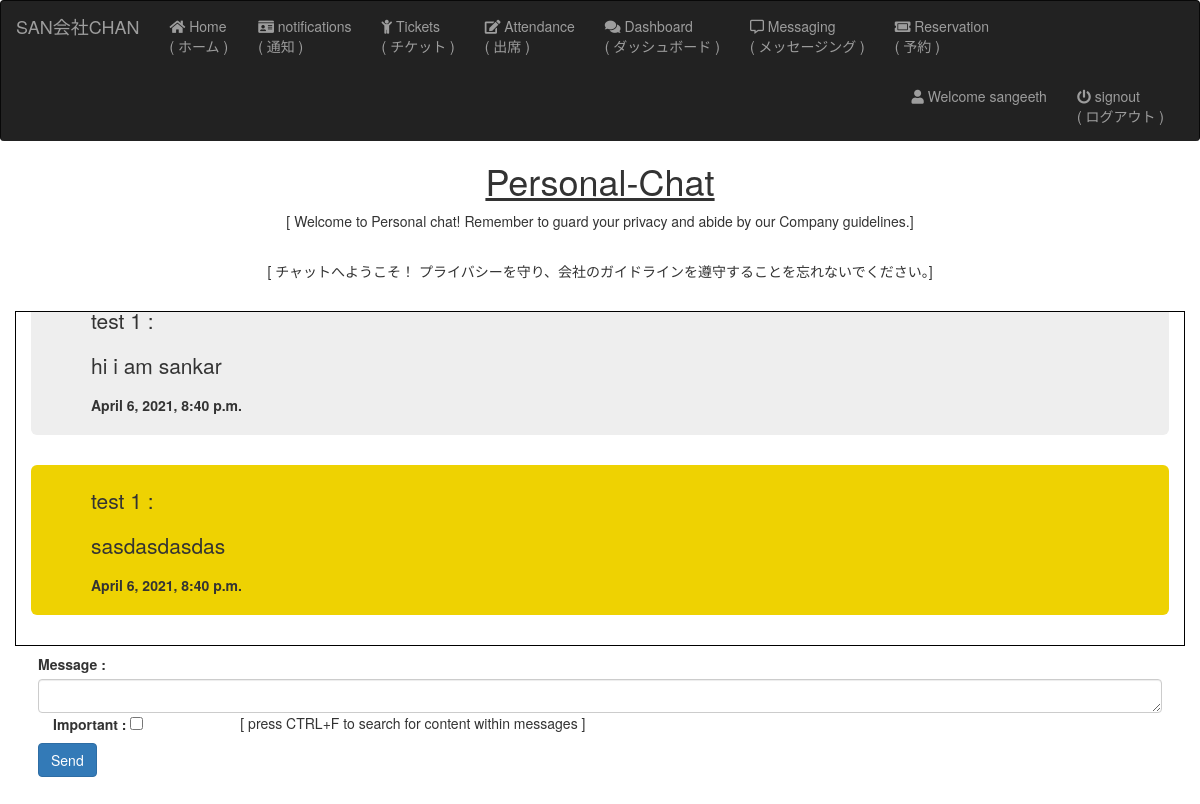
/message/chat/1 (signed in), run on the app's committed database.
### messaging/models.py (models this page shows, shortened)
class Messaging(models.Model):
    user = models.ForeignKey(User, on_delete=models.CASCADE, related_name= "emp_messaging")
    user_profile = models.ForeignKey(user_profile, on_delete=models.CASCADE , related_name= "user_profile_messaging")
    employee = models.ForeignKey(Employee, on_delete=models.CASCADE , related_name= "emp_messaging")
    message = models.TextField(max_length=300)
    sender = models.ForeignKey(Employee, on_delete=models.CASCADE , related_name= "emp_sender_messaging")
    reciever = models.ForeignKey(Employee, on_delete=models.CASCADE , related_name= "emp_reciever_messaging" , blank=True , null=True)
    created_at = models.DateTimeField(auto_now_add=True)
    important = models.BooleanField(blank = True, null=True)

### structure/models.py (models this page shows, shortened)
class Employee(models.Model):
    user_profile = models.ForeignKey(user_profile, on_delete=models.CASCADE, null=True, blank=True )
    emp_no = models.IntegerField( primary_key=True )
    birth_date = models.DateField()
    first_name = models.CharField(max_length=14 , help_text="Enter your First Name")
    last_name = models.CharField(max_length=16)
    gender = models.CharField(max_length=1)
    hire_date = models.DateField()
    address = models.TextField(max_length=100, blank = True, null=True, default="NAN")
    class Meta:
        verbose_name = ('employee')
        verbose_name_plural = ('employees')
    def __str__(self):
        return "{} {}".format(self.first_name, self.last_name)

### messaging/views.py (the view, shortened to what this page needs)
# urls.py: path('chat/<int:pk>', views.chat , name = "chat"),
def chat(request,pk):
    sender_msg = Messaging.objects.all().filter(reciever__user_profile__user=request.user , sender__emp_no = pk)
    reciever_msg = Messaging.objects.all().filter(sender__user_profile__user=request.user , reciever__emp_no = pk)
    curr_user = request.user
    curr_user_emp = Employee.objects.get(user_profile__email = curr_user.email)
    result_list = sorted(
    chain(sender_msg, reciever_msg),
    key=attrgetter('created_at') , reverse=True)
    context = {
        'curr_user' : curr_user ,
        'curr_user_employee' : curr_user_emp ,
        'msg_list' : result_list ,
        'pk_no' : pk ,
    }
    return render(request,'messaging/chat.html' , context )

### templates/messaging/chat.html (shortened to what this page needs)
<!DOCTYPE html>
{% extends "base.html" %}
{% load static %}
{% block body %}
<h1  style="text-align: center; padding:0px ;"> <u> Personal-Chat </u> </h1>
    <p style="text-align: center;  padding:0px ;">[ Welcome to Personal chat! Remember to guard your privacy and abide by our Company guidelines.]</p> <br>
    <p style="text-align: center;  padding:0px ;">[ チャットへようこそ！ プライバシーを守り、会社のガイドラインを遵守することを忘れないでください。]</p> <br>
    <div class="container msg-div" style="border: 1px solid black; ">
    {% for items in msg_list %}
            {% if items.sender == curr_user_employee %}
                {% if items.important == True %}
                    <div class="jumbotron chat-jumbotron-right" style= "background-color:#eed202;">
                            <p> <u> {{items.sender}}  </u> </p>
                            <p> {{items.message}} </p>
                            <b> {{items.created_at}} </b>
                    </div>
                {% else %}
                    <div class="jumbotron chat-jumbotron-right">
                        <p> <u> {{items.sender}}  </u> </p>
                        <p> {{items.message}} </p>
                        <b> {{items.created_at}} </b>
                    </div>
                {% endif %}
            {% else %}
                {% if items.important == True %}
                    <div class="jumbotron chat-jumbotron-left" style= "background-color:#eed202;" >
                        <p> {{items.sender}} : </p>
                        <p>{{items.message}}</p>
                        <b>{{items.created_at}}</b>
                    </div>
                {% else %}
                    <div class="jumbotron chat-jumbotron-left">
                        <p> {{items.sender}} : </p>
                        <p>{{items.message}}</p>
                        <b>{{items.created_at}}</b>
                    </div>
                {% endif %}
            {% endif %}
    {% endfor %}
</div>
<div class="container message-input-bottom" >
    <form name = "message_form" style="padding : 8px" method=POST>
        <div class="form-group">
            <label for="message"> Message : </label>
            <textarea class="form-control" name="message" rows="1" id="message_text" onkeyup='saveValue(this);' autofocus> </textarea>
            <div class="col-sm-12">
                <div class="row">
                    <div class="col-sm-2">
                        <label for="important"> Important : </label>
                        <input type="checkbox" name="important">
                    </div>
                    <div class="col-sm-9">
                        <p style="padding-left: 0px;">[ press CTRL+F to search for content within messages ]</p>
                    </div>
                </div>
            </div>
            <input type="button" class="btn btn-primary" id="btnsubmit" value="Send" onclick="submitForm()">
        </div>
    </form>
</div>
{% endblock %}

### templates/base.html (shortened to what this page needs)
<!DOCTYPE html>
{% load static %}
<html lang="en">
<head>
    <link rel="stylesheet" href="https://maxcdn.bootstrapcdn.com/bootstrap/3.3.7/css/bootstrap.min.css">
    <link rel="stylesheet" href="https://use.fontawesome.com/releases/v5.7.0/css/all.css">
    <link rel="stylesheet" href="{% static 'css/base.css' %}">
</head>
<body>
    <nav class="navbar navbar-inverse " style=" margin-bottom:0px ; border-bottom : 0px;">
        <div class="container-fluid">
            <div class="navbar-header">
                <a class="navbar-brand" href="/">SAN会社CHAN</a>
            </div>
            <ul class="nav navbar-nav">
                <li> <a href="/"> <i class="fa fa-home" aria-hidden="true"> </i>  Home<br>( ホーム )</a> </li>
                {% if user.is_authenticated %}
                <li><a href="{% url 'homepage:notifications' %}"> <i class="fa fa-id-card" aria-hidden="true"></i> notifications<br>( 通知 )</a></li>
                {% else %}
                    <li><a class="btn-disabled" href='/' disabled="disabled" onclick="myFunction()"> <i class="fa fa-id-card" aria-hidden="true"></i> notifications<br>( 通知 )</a></li>
                {% endif %}
                {% if user.is_authenticated %}
                    <li><a href=" {% url 'homepage:tickets' %}"> <i class="fa fa-child" aria-hidden="true"></i> Tickets<br>( チケット )</a></li>
                    <li><a href="{% url 'attendance:attendance' %}"> <i class="fas fa-edit" aria-hidden="true"></i> Attendance<br>( 出席 ) </a></li>
                    <li><a href="{% url 'dashboard:home' %}"> <i class="fas fa-comments" aria-hidden="true"></i> Dashboard<br>( ダッシュボード ) </a></li>
                    <li><a href="{% url 'messaging:home' %}"> <i class="far fa-comment-alt" aria-hidden="true"></i> Messaging<br>( メッセージング ) </a></li>
                    <li><a href="{% url 'reservation:home' %}"> <i class="fas fa-ticket-alt" color = "white" aria-hidden="true"></i> Reservation<br>( 予約 ) </a></li>
                {% endif %}
            </ul>
            {% if user.is_authenticated %}
            <ul class = "nav navbar-nav navbar-right">
                <li><a href=" {% url 'homepage:profile' %}"> <i class="fas fa-user" aria-hidden="true"></i> Welcome {{user.username}} </a></li>
                <li style="padding-right: 20px;"><a href="{% url 'registration:signout' %}"> <i class="fa fa-power-off" aria-hidden="true"></i> signout<br>( ログアウト ) </a></li>
            {% endif %}
        </div>
    </nav>
    <div class="container base-container" style=" padding:0px ;">
        {% block body %}
        {% endblock %}
    </div>
</body>
</html>

### static/css/base.css (style rules this page uses)
.chat-jumbotron-left { padding : 20px; margin-left: 0px; max-width: 100%; }
.msg-div { width: 100%; height: 335px; overflow: auto; text-align:justify; display: flex; flex-direction: column-reverse; }
.message-input-bottom { height:30px; margin: 0; clear: both; width:100%; position: relative; }

### data on the page
Messaging: sender "test 1", message "sasdasdasdas", created_at "April 6, 2021, 8:40 p.m."
Messaging: sender "test 1", message "hi i am sankar", created_at "April 6, 2021, 8:40 p.m."

### other printed values
{{ user.username }} "sangeeth"
